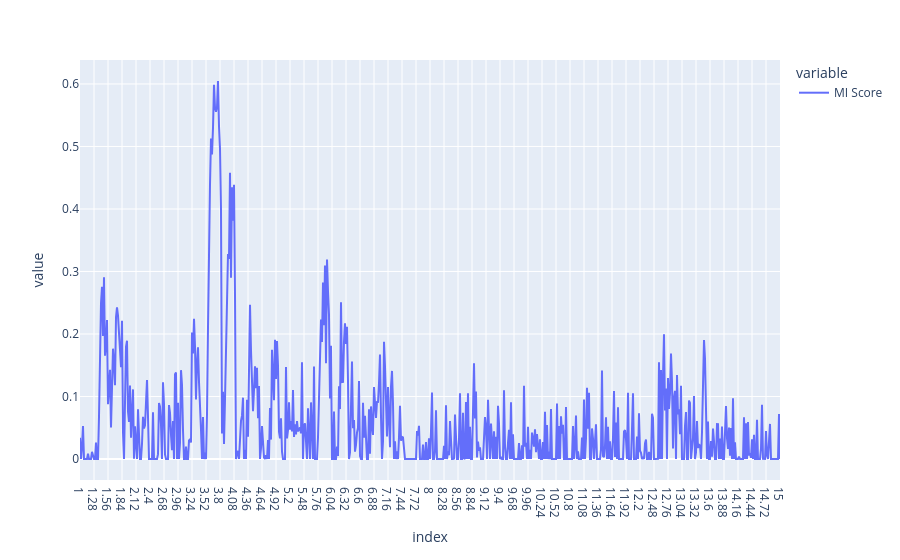

Write notebook code for a chart like this one.
### Code cell
# calculando a mutual information relacionando cada variável espectral com a predição do modelo PLS-DA
from sklearn.feature_selection import mutual_info_regression
global_mi_scores = mutual_info_regression(Xcalclass_prep, 
                                    plsda_results[5].iloc[:,-1], # using the continuous predictions from LV=3
                                    discrete_features=False,
                                    random_state=42)
global_mi_scores_df = pd.DataFrame(global_mi_scores, index=Xcalclass_prep.columns, columns=['MI Score'])#.sort_values(by='MI Score', ascending=False)
global_mi_scores_df.plot()

### Figure 1 — Plotly figure (JSON) as saved in the notebook; plotly's stock layout.template omitted (floating-point values rounded to 4 significant figures; data arrays with more than 128 entries replaced by an {"elided": "..."} marker saying what was removed)
{"data": [{"hovertemplate": "variable=MI Score<br>index=%{x}<br>value=%{y}<extra></extra>", "legendgroup": "MI Score", "line": {"color": "#636efa", "dash": "solid"}, "marker": {"symbol": "circle"}, "mode": "lines", "name": "MI Score", "orientation": "v", "showlegend": true, "type": "scatter", "x": {"elided": "701 str values"}, "xaxis": "x", "y": {"elided": "701 float values"}, "yaxis": "y"}], "layout": {"legend": {"title": {"text": "variable"}, "tracegroupgap": 0}, "margin": {"t": 60}, "xaxis": {"anchor": "y", "domain": [0, 1], "title": {"text": "index"}}, "yaxis": {"anchor": "x", "domain": [0, 1], "title": {"text": "value"}}}}
